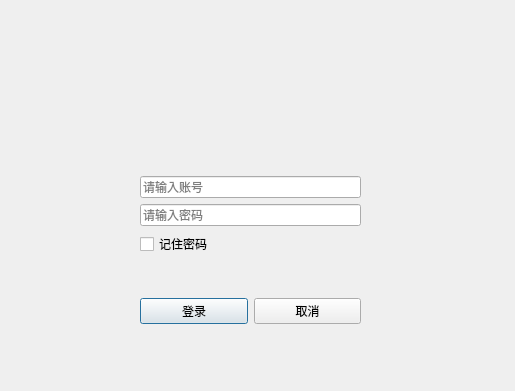
<?xml version="1.0" encoding="UTF-8"?>
<ui version="4.0">
 <class>login</class>
 <widget class="QDialog" name="login">
  <property name="geometry">
   <rect>
    <x>0</x>
    <y>0</y>
    <width>515</width>
    <height>391</height>
   </rect>
  </property>
  <property name="windowTitle">
   <string>登录</string>
  </property>
  <property name="windowIcon">
   <iconset resource="pic.qrc">
    <normaloff>:/ico/date.ico</normaloff>:/ico/date.ico</iconset>
  </property>
  <widget class="QLabel" name="label">
   <property name="geometry">
    <rect>
     <x>190</x>
     <y>10</y>
     <width>110</width>
     <height>110</height>
    </rect>
   </property>
   <property name="sizePolicy">
    <sizepolicy hsizetype="Minimum" vsizetype="Minimum">
     <horstretch>0</horstretch>
     <verstretch>0</verstretch>
    </sizepolicy>
   </property>
   <property name="text">
    <string/>
   </property>
   <property name="pixmap">
    <pixmap resource="pic.qrc">:/login/login.jpg</pixmap>
   </property>
   <property name="scaledContents">
    <bool>true</bool>
   </property>
   <property name="alignment">
    <set>Qt::AlignCenter</set>
   </property>
  </widget>
  <widget class="QWidget" name="layoutWidget">
   <property name="geometry">
    <rect>
     <x>140</x>
     <y>140</y>
     <width>221</width>
     <height>221</height>
    </rect>
   </property>
   <layout class="QVBoxLayout" name="verticalLayout_2">
    <item>
     <layout class="QVBoxLayout" name="verticalLayout">
      <item>
       <widget class="QLineEdit" name="le_username">
        <property name="placeholderText">
         <string>请输入账号</string>
        </property>
       </widget>
      </item>
      <item>
       <widget class="QLineEdit" name="le_pass">
        <property name="placeholderText">
         <string>请输入密码</string>
        </property>
       </widget>
      </item>
      <item>
       <widget class="QCheckBox" name="checkBox">
        <property name="text">
         <string>记住密码</string>
        </property>
       </widget>
      </item>
     </layout>
    </item>
    <item>
     <layout class="QHBoxLayout" name="horizontalLayout">
      <item>
       <widget class="QPushButton" name="btn_login">
        <property name="text">
         <string>登录</string>
        </property>
        <property name="autoDefault">
         <bool>true</bool>
        </property>
        <property name="flat">
         <bool>false</bool>
        </property>
       </widget>
      </item>
      <item>
       <widget class="QPushButton" name="btn_cancel">
        <property name="text">
         <string>取消</string>
        </property>
       </widget>
      </item>
     </layout>
    </item>
   </layout>
  </widget>
 </widget>
 <resources>
  <include location="pic.qrc"/>
 </resources>
 <connections/>
</ui>
